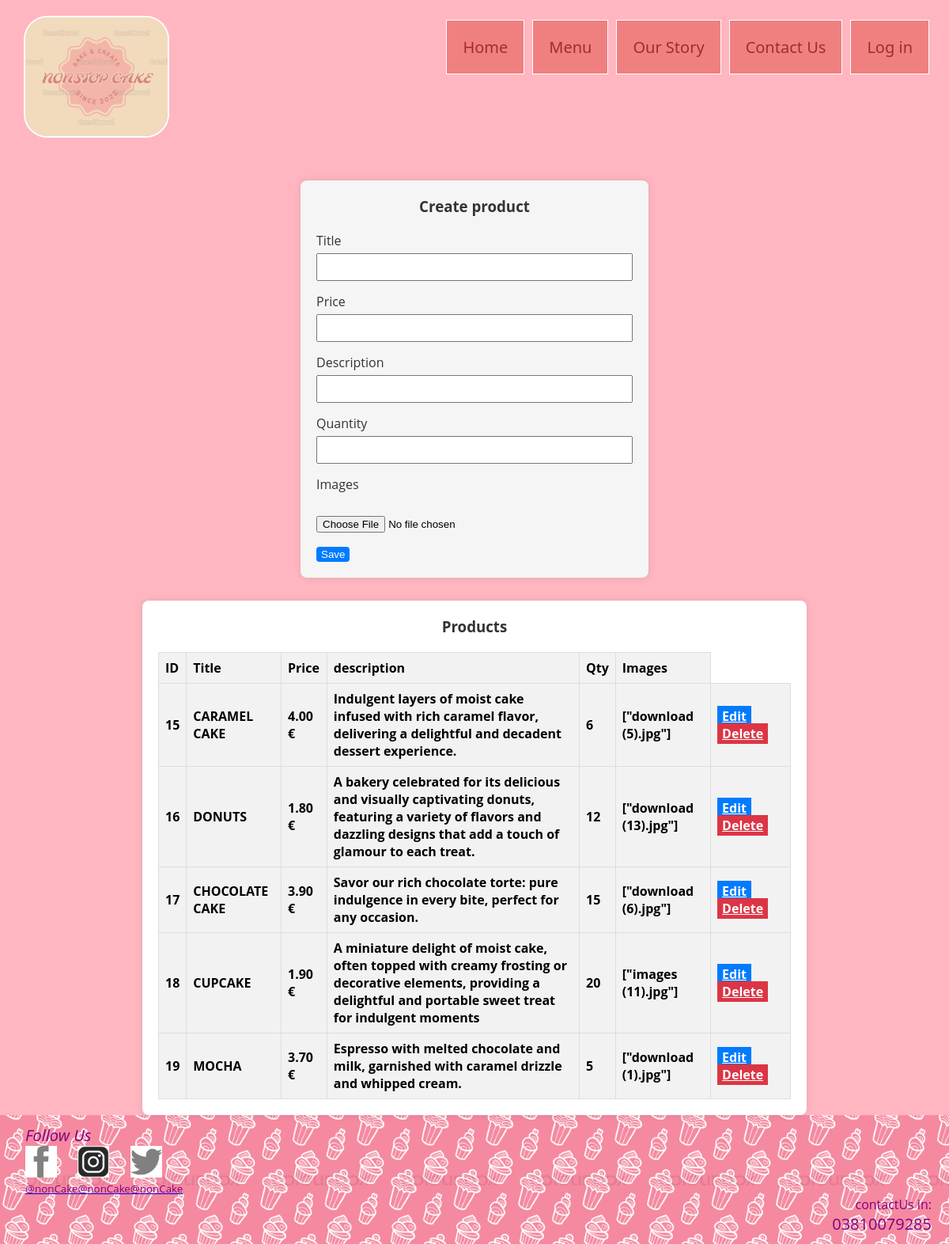
Screenshot of /Dashboard.php with the database file from the repository.
### tables this page shows
CREATE TABLE `products` (
  `id` int(11) NOT NULL,
  `admin_id` int(11) NOT NULL,
  `title` varchar(255) NOT NULL,
  `price` float(10,2) NOT NULL,
  `description` varchar(400) NOT NULL,
  `qty` int(11) NOT NULL,
  `images` text NOT NULL,
  `created_in` timestamp NOT NULL DEFAULT current_timestamp()
);

### connect/Database.php (called while the page is built)
<?php
class Database {
    private static $instance = null;
    private $connection = null;
    public function __construct() {
        $this->connection = new mysqli("localhost", "root", "", "shop");
    }
    public static function getInstance() {
        if(!self::$instance)
            self::$instance = new self();
        return self::$instance;
    }
    public function getConnection() {
        return $this->connection;
    }
}
?>

### connect/Products.php (called while the page is built, shortened)
<?php
class Products {
    private $mysqli;
    public function __construct() {
        $this->mysqli = (Database::getInstance())->getConnection();
    }
    public function all() {
        $products = [];
        $sql = "SELECT * FROM `products`";
        $result = $this->mysqli->query($sql);
        if($result->num_rows > 0) {
            while($row = $result->fetch_assoc()) {
                $products[] = $row;
            }
        }
        return $products;
    }
}
$products = new Products();
$products->all();

### autoload.php (called while the page is built)
<?php
spl_autoload_register(function ($class_name) {
    include "connect/".$class_name . '.php';
});

### Dashboard.php (the view, shortened to what this page needs)
<?php
    include 'autoload.php';
    $p = new Products;
    $products = $p->all();
?>
<!DOCTYPE html>
<html lang="en">
<head>
    <link rel="stylesheet" href="style.css">
</head>
<?php
    include 'includes/hederi.php';
    ?>
<body>
<div class="products">
<div class="form">
    <h3>Create product</h3>
        <link rel="stylesheet" href="css/dashboard.css">
            <form method="POST" action="<?= $_SERVER['PHP_SELF'] ?>" enctype="multipart/form-data">
                <div class="forma1">
                    <label for="title">Title</label>
                    <input type="text" name="title" class="form-control" id="title">
                </div>
                <div class="forma1">
                    <label for="price">Price</label>
                    <input type="text" name="price" class="form-control" id="price" >
                </div>
                <div class="forma1">
                    <label for="description">Description</label>
                    <input type="text" name="description" class="form-control" id="description" >
                </div>
                <div class="forma1">
                    <label for="qty">Quantity</label>
                    <input type="number" name="qty" class="form-control" id="qty">
                </div>
                <div class="forma1">
                    <label for="images">Images</label>
                    <br />
                    <input type="file" name="image">
                </div>
                <button type="submit" name="save_product_btn" class="btn btn-primary">Save</button>
            </form>
        </div>
</div>
<div class="products1">
<div class="forma">
    <h3>Products</h3>
        <div class="col-md-8">
            <?php if(count($products) > 0): ?>
            <div class="table-responsive">
                <table class="table table-bordered">
                    <tr>
                        <th>ID</th>
                        <th>Title</th>
                        <th>Price</th>
                        <th>description</th>
                        <th>Qty</th>
                        <th>Images</th>
                    </tr>
                    <?php foreach($products as $product): ?>
                        <tr>
                            <th><?= $product['id'] ?></th>
                            <th><?= $product['title'] ?></th>
                            <th><?= $product['price'] ?> &euro;</th>
                            <th><?= $product['description'] ?></th>
                            <th><?= $product['qty'] ?></th>
                            <th><?= $product['images'] ?></th>
                            <th>
                                <a href="?action=edit&product_id=<?= $product['id'] ?>" class="btn btn-sm btn-primary">Edit</a>
                                <a href="?action=delete&product_id=<?= $product['id'] ?>" class="btn btn-sm btn-danger" onclick="return confirm('Are you sure?');">Delete</a>
                            </th>
                        </tr>
                    <?php endforeach; ?>
                </table>
            </div>
            <?php else: ?>
            <?php endif; ?>
        </div>
    </div>
</div>
<?php
include 'includes/footer.php';
?>
</body>
</html>

### includes/hederi.php
<header>
        <div class="hederi">
        <img id="logo" src="IMAGES/unnamed.png" alt="foto">
 </div>
 <div  class=" hederi1">
<ul>
    <li><a href="Home.php">Home</a></li>
    <li><a href="Menu.php">Menu</a></li>
    <li><a href="History.php">Our Story</a></li>
    <li><a href="ContactUs.php">Contact Us</a></li>
    <li><a href="Login.php">Log in</a></li>
</ul>
    </div>
    </header>

### includes/footer.php
<footer>
    <div class="footeri">
<div id="div4">
    <p>Follow Us</p>
</div>
    <div id="div5">
    <a href="https://www.facebook.com/"><img src="IMAGES/download (2).png" alt="foto"><p>@nonCake</p></a>
    <a href="https://www.instagram.com"><img src="IMAGES/download (3).png" alt="foto"><p>@nonCake</p></a>
    <a href="https://twitter.com/?lang=en"><img src="IMAGES/download (1).png" alt=""><p>@nonCake</p></a>
</div>
<div id="div6">
    <p>contactUs in:<br><span>03810079285</span></p>
</div>
    </div>
</footer>

### style.css (style rules this page uses)
* { margin: 0; padding: 0; }
body { background-color: lightpink; font-family: 'Open Sans', sans-serif; }
#logo { width: 200px; height: 160px; margin-left: 50px; border-radius: 30px; border: 2px solid white; }
header { display: flex; justify-content: space-between; align-items: flex-start; padding: 20px; }
ul { display: flex; list-style: none; }
ul li a { text-decoration: none; color: brown; }
ul li { border: 1px solid white; background-color:lightcoral; padding: 20px; font-size: 25px; margin: 10px; font-family: 'Segoe UI', Tahoma, Geneva, Verdana, sans-serif; }
.footeri { display: flex; justify-content: space-around; background-image: url("IMAGES/800px_COLOURBOX24604092.jpg"); background-size:contain; padding: 1%; flex-direction: column; }
#div4 p { font-size: 30px; font-style: italic; color: purple; margin-left: 30px; }
#div5 { display: flex; flex-direction: row; margin-left: 30px; }
#div5 p { font-size:smaller ; color:purple ; }
img { width: 50px; height: 50px; margin-right: 10px; }
#div6 p { text-align: right; color:purple; margin-right: 50px; }
#div6 p span { font-size: 30px; }
#logo { margin-left: 10px; width: 180px; height: 150px; }
header { padding: 20px; }
ul li { padding: 20px; font-size: 20px; margin: 5px; }
#div4 p { font-size: 20px; margin-left: 20px; }
img { width: 40px; height: 40px; margin-right: 10px; }
#div5 { margin-left: 20px; }
#div6 p { margin-right: 10px; }
#div6 p span { font-size: 20px; }

### css/dashboard.css (style rules this page uses)
.products { display: flex; justify-content: center; align-items: center; min-height: 70vh; }
.form { width: 400px; padding: 20px; background-color: #f5f5f5; box-shadow: 0 0 10px rgba(0, 0, 0, 0.1); border-radius: 8px; }
h3 { text-align: center; margin-bottom: 20px; color: #333; }
.forma1 { margin-bottom: 15px; }
label { display: block; margin-bottom: 5px; color: #333; }
.form-control { width: 100%; padding: 8px; box-sizing: border-box; }
button { background-color: #007BFF; color: #fff; padding: 10px 15px; border: none; cursor: pointer; border-radius: 4px; }
.products1 { display: flex; justify-content: center; align-items: center; min-height: 70vh; }
.forma { width: 800px; padding: 20px; box-shadow: 0 0 10px rgba(0, 0, 0, 0.1); border-radius: 8px; background-color: #fff; }
.table { width: 100%; border-collapse: collapse; }
.table th, .table td { border: 1px solid #ddd; padding: 8px; text-align: left; }
.table th { background-color: #f2f2f2; }
.btn { padding: 2px 6px; margin-right: 10px; }
.btn-primary { background-color: #007BFF; color: #fff; }
.btn-danger { background-color: #dc3545; color: #fff; }
ul { list-style-type: none; padding-left: 0; }

### rows the page displays
products: id "15", title "CARAMEL CAKE", price "4.00", description "Indulgent layers of moist cake infused with rich caramel flavor, delivering a delightful and decadent dessert experience.", qty "6", images "[\"download (5).jpg\"]"
products: id "16", title "DONUTS", price "1.80", description "A bakery celebrated for its delicious and visually captivating donuts, featuring a variety of flavors and dazzling designs that add a touch of glamour to each treat.", qty "12", images "[\"download (13).jpg\"]"
products: id "17", title "CHOCOLATE CAKE", price "3.90", description "Savor our rich chocolate torte: pure indulgence in every bite, perfect for any occasion.", qty "15", images "[\"download (6).jpg\"]"
products: id "18", title "CUPCAKE", price "1.90", description "A miniature delight of moist cake, often topped with creamy frosting or decorative elements, providing a delightful and portable sweet treat for indulgent moments", qty "20", images "[\"images (11).jpg\"]"
products: id "19", title "MOCHA", price "3.70", description "Espresso with melted chocolate and milk, garnished with caramel drizzle and whipped cream.", qty "5", images "[\"download (1).jpg\"]"
